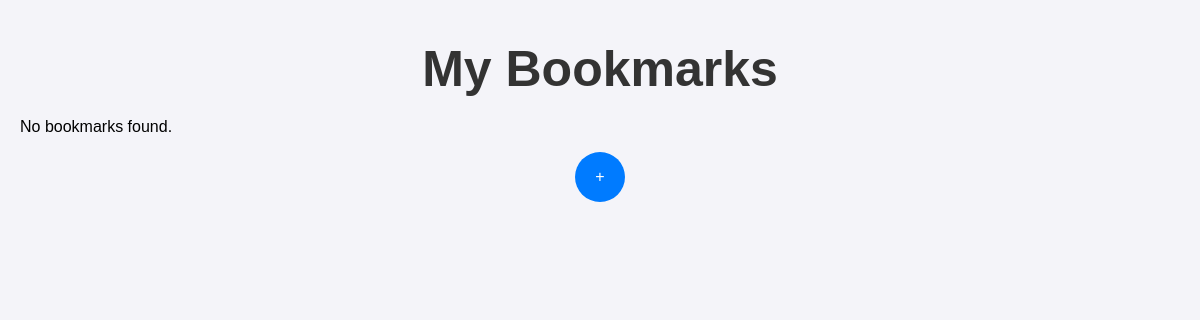
The app's page /www/front/index.php, older data.
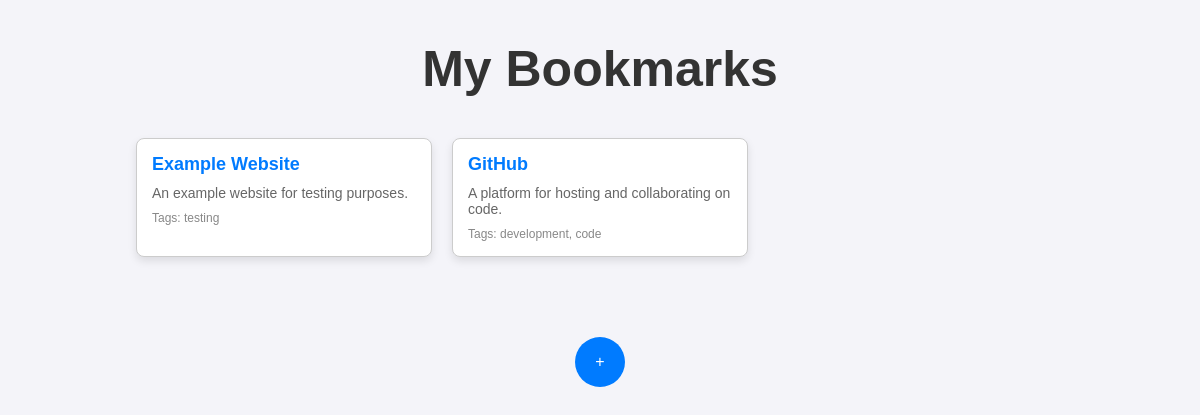
The same page, newer data.
### tables this page shows
CREATE TABLE bookmarks (
    bookmark_id INT AUTO_INCREMENT PRIMARY KEY,
    url VARCHAR(255) NOT NULL,
    title VARCHAR(255),
    description TEXT,
    created_at TIMESTAMP DEFAULT CURRENT_TIMESTAMP
);

### www/front/index.php (the view, shortened to what this page needs)
<!DOCTYPE HTML PUBLIC "-//IETF//DTD HTML//EN">
<html>
<head>
    <link rel="stylesheet" href="style.css">
</head>
<body>
    <h1>My Bookmarks</h1>
    <?php
    $serverhost = '192.168.56.12';
    $dbname = 'bookmark_tool';
    $username = 'webuser';
    $password = 'lolpassword';
    $conn = new mysqli($serverhost, $username, $password, $dbname);
    $sql = "
        SELECT b.bookmark_id, b.url, b.title, b.description, GROUP_CONCAT(t.tag_name SEPARATOR ', ') AS tags
        FROM bookmarks b
        LEFT JOIN bookmark_tags bt ON b.bookmark_id = bt.bookmark_id
        LEFT JOIN tags t ON bt.tag_id = t.tag_id
        GROUP BY b.bookmark_id
    ";
    $result = $conn->query($sql);
    if ($result->num_rows > 0) {
        echo "<div class='bookmarks-grid'>";
        while ($row = $result->fetch_assoc()) {
            echo "<div class='bookmark-card'>";
            echo "<div class='bookmark-title'><a href='" . htmlspecialchars($row["url"]) . "' target='_blank'>" . htmlspecialchars($row["title"]) . "</a></div>";
            echo "<div class='bookmark-description'>" . htmlspecialchars($row["description"]) . "</div>";
            echo "<div class='bookmark-tags'>Tags: " . htmlspecialchars($row["tags"]) . "</div>";
            echo "</div>";
        }
        echo "</div>";
    } else {
        echo "<p>No bookmarks found.</p>";
    }
    ?>
    <a class="add-btn" href="http://127.0.0.1:8081/">+</a>
</body>
</html>

Row changes from the older to the newer data that the page shows:
added bookmarks: title "Example Website", description "An example website for testing purposes.", tags "testing"
added bookmarks: title "GitHub", description "A platform for hosting and collaborating on code.", tags "development, code"
Text that changed along with them:
text no longer shown: "No bookmarks found."
